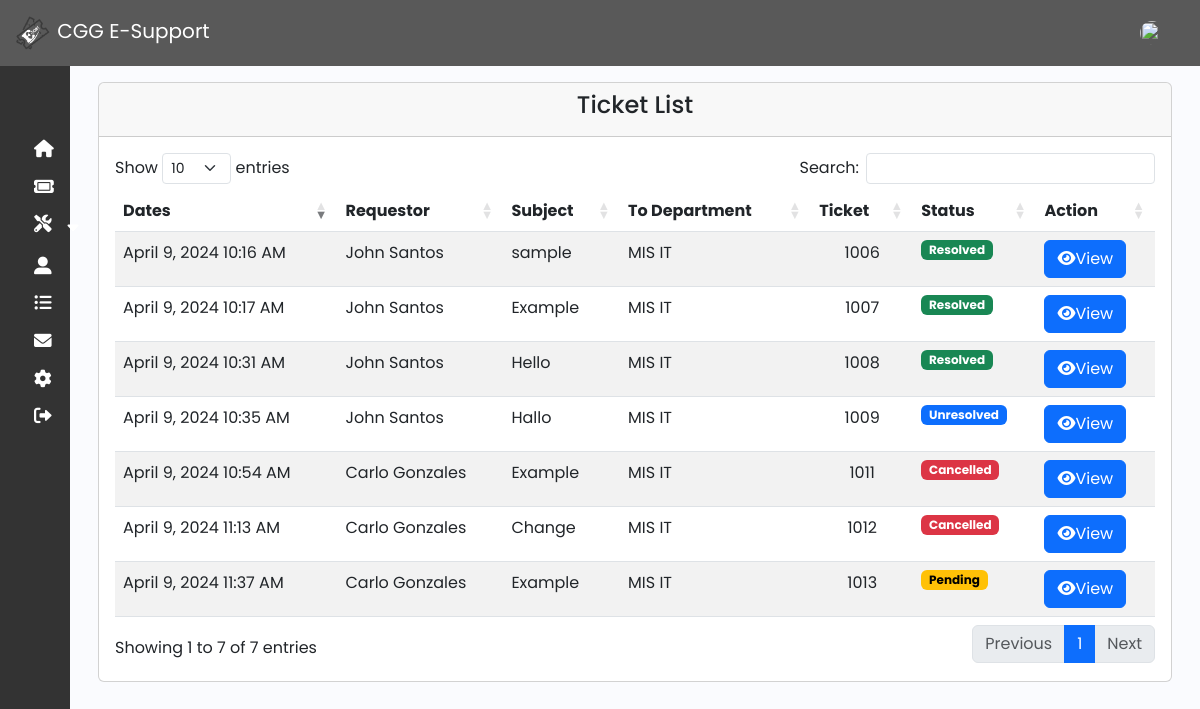
/admin/ticket.php (signed in), run on an earlier commit of the app's database.
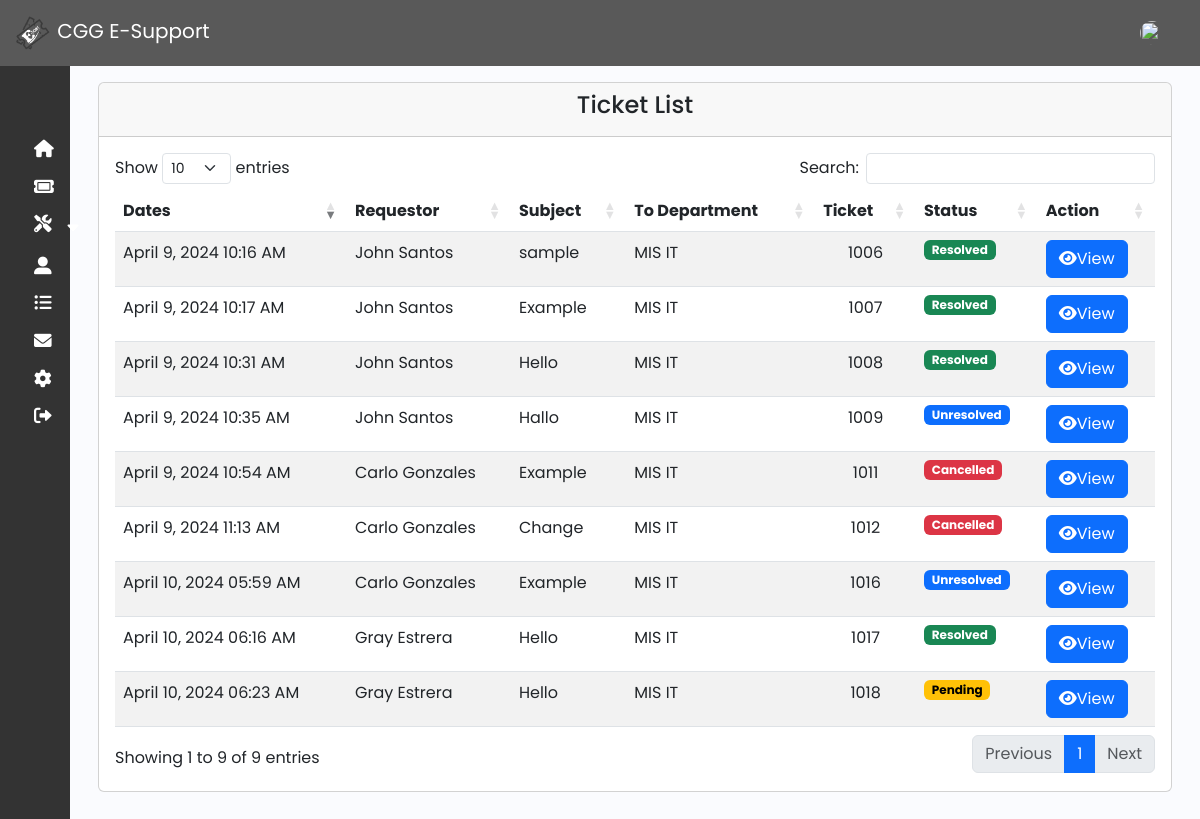
And on a later commit of the database.
### tables this page shows
CREATE TABLE `ticket` (
  `ticket_id` int(11) NOT NULL,
  `user_id` int(11) NOT NULL,
  `subject` varchar(990) NOT NULL,
  `to_company` varchar(50) NOT NULL,
  `requestor` varchar(50) NOT NULL,
  `concern` text NOT NULL,
  `status` varchar(50) NOT NULL DEFAULT 'Pending',
  `date_created` timestamp NOT NULL DEFAULT current_timestamp(),
  `to_dept` varchar(250) NOT NULL,
  `email` varchar(50) NOT NULL,
  `to_branch` varchar(550) NOT NULL,
  `reason` varchar(50) NOT NULL,
  `updated_date` timestamp NULL DEFAULT NULL ON UPDATE current_timestamp(),
  `updated_by` varchar(50) NOT NULL
);

### function/myfunction.php (called while the page is built, shortened)
<?php
include('mysql_connect.php');
function getAll($table)
{
    global $con;
    $query = "SELECT * FROM $table";
    return $query_run = mysqli_query($con, $query);
}
?>

### admin/ticket.php (the view, shortened to what this page needs)
<?php
include('../function/myfunction.php');
include 'sidebar_navbar.php';
$ticket = getAll("ticket");
?>
<!DOCTYPE html>
<html lang="en">
<head>
    <link rel="stylesheet" href="https://cdn.jsdelivr.net/npm/bootstrap@5.3.0-alpha3/dist/css/bootstrap.min.css">
    <link rel="stylesheet" href="https://cdnjs.cloudflare.com/ajax/libs/twitter-bootstrap/5.3.0/css/bootstrap.min.css">
    <link rel="stylesheet" href="https://cdn.datatables.net/1.13.7/css/dataTables.bootstrap5.min.css">
    <link rel="stylesheet" href="https://cdnjs.cloudflare.com/ajax/libs/font-awesome/5.15.4/css/all.min.css">
    <link rel="stylesheet" href="https://cdnjs.cloudflare.com/ajax/libs/font-awesome/6.0.0-beta3/css/all.min.css">
    <link href="https://cdn.lineicons.com/4.0/lineicons.css" rel="stylesheet" />
    <link rel="stylesheet" href="css/sidebar.css">
</head>
<body>
    <div class="main p-3">
        <div class="container">
            <div class="row">
                <div class="col-md-12">
                    <div class="card">
                        <div class="card-header">
                            <h4 class="text-center">Ticket List</h4>
                        </div>
                        <div class="card-body">
                            <table id="example" class="table table-striped" style="width:100%">
                                <thead>
                                    <tr>
                                        <th>Dates</th>
                                        <th>Requestor</th>
                                        <th>Subject</th>
                                        <th>To Department</th>
                                        <th>Ticket</th>
                                        <th>Status</th>
                                        <th>Action</th>
                                    </tr>
                                </thead>
                                <tbody>
                                    <?php
                                    if (mysqli_num_rows($ticket) > 0) {
                                        foreach ($ticket as $item) {
                                    ?>
                                            <tr>
                                                <td><?= date('F j, Y h:i A', strtotime($item['date_created'])); ?></td>
                                                <td><?= $item['requestor']; ?></td>
                                                <td><?= $item['subject']; ?></td>
                                                <td><?= $item['to_dept']; ?></td>
                                                <td>
                                                    <center><?= $item['ticket_id']; ?>
                                                </td>
                                                <td>
                                                    <?php
                                                    $status = $item['status'];
                                                    if ($status == 'Pending') {
                                                        echo '<span class="badge text-bg-warning">' . $status . '</span>';
                                                    } elseif ($status == 'Resolved') {
                                                        echo '<span class="badge text-bg-success">' . $status . '</span>';
                                                    } elseif ($status == 'Cancelled') {
                                                        echo '<span class="badge text-bg-danger">' . $status . '</span>';
                                                    } else {
                                                        echo '<span class="badge text-bg-primary">' . $status . '</span>';
                                                    }
                                                    ?>
                                                </td>
                                                <td class="table-action">
                                                    <a href="ticket_info.php?ticket_id=<?php echo $item['ticket_id']; ?>" class="btn btn-primary"><i class="fas fa-eye"></i>View
                                                    </a>
                                                </td>
                                            </tr>
                                    <?php
                                        }
                                    } else {
                                        echo "No Records Found!";
                                    }
                                    ?>
                                </tbody>
                            </table>
                        </div>
                    </div>
                </div>
            </div>
        </div>
    </div>
</body>
</html>

What changed in the data, as far as the page shows it:
removed ticket: date_created "April 9, 2024 11:37 AM", requestor "Carlo Gonzales", subject "Example", to_dept "MIS IT", ticket_id "1013", status "Pending"
added ticket: date_created "April 10, 2024 05:59 AM", requestor "Carlo Gonzales", subject "Example", to_dept "MIS IT", ticket_id "1016", status "Unresolved"
added ticket: date_created "April 10, 2024 06:16 AM", requestor "Gray Estrera", subject "Hello", to_dept "MIS IT", ticket_id "1017", status "Resolved"
added ticket: date_created "April 10, 2024 06:23 AM", requestor "Gray Estrera", subject "Hello", to_dept "MIS IT", ticket_id "1018", status "Pending"
Also different on the page:
text written by a page script: "Show entries Search: Showing 1 to 7 of 7 entries Previous 1 Next" → "Show entries Search: Showing 1 to 9 of 9 entries Previous 1 Next"
